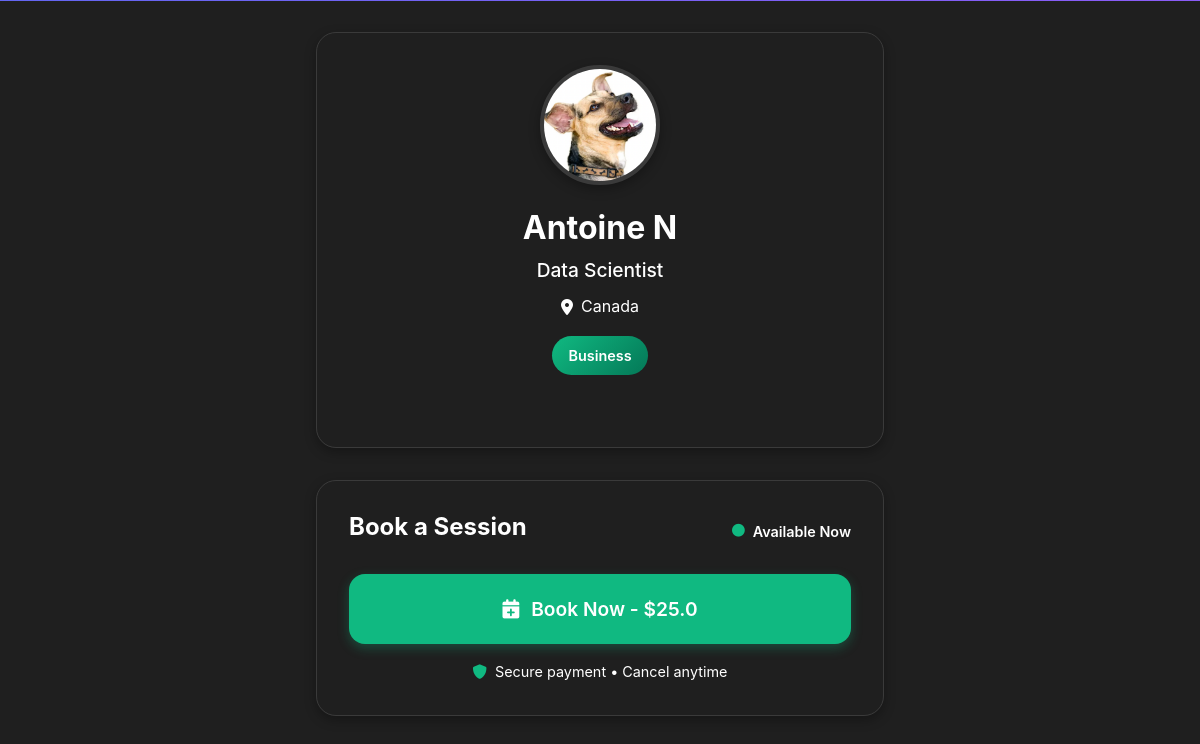
The page /user/antoine on the database its author committed.
### models.py (models this page shows, shortened)
class User(UserMixin, db.Model):
    id = db.Column(db.Integer, primary_key=True)
    username = db.Column(db.String(64), unique=True, nullable=False)
    email = db.Column(db.String(120), unique=True, nullable=False)
    password_hash = db.Column(db.String(256))
    full_name = db.Column(db.String(100))
    phone = db.Column(db.String(20))
    bio = db.Column(db.Text)
    industry = db.Column(db.String(100))
    profession = db.Column(db.String(100))
    skills = db.Column(db.String(200))  # Legacy field - keeping for backward compatibility
    skills_1 = db.Column(db.String(100))  # Primary skill
    skills_2 = db.Column(db.String(100))  # Secondary skill
    skills_3 = db.Column(db.String(100))  # Tertiary skill
    location = db.Column(db.String(100))
    background_image_url = db.Column(db.String(500))
    hourly_rate = db.Column(db.Float, default=0.0)
    currency = db.Column(db.String(3), default='USD')
    rating = db.Column(db.Float, default=0.0)
    rating_count = db.Column(db.Integer, default=0)
    is_available = db.Column(db.Boolean, default=True)
    is_featured_user = db.Column(db.Boolean, default=False)
    created_at = db.Column(db.DateTime, default=datetime.now(EASTERN_TIMEZONE))
    specialty_tags = db.Column(db.Text)  # JSON string of specialty tags
    profile_picture = db.Column(db.String(255))  # Path to profile picture
    background_color = db.Column(db.String(7), default='#f7faff')  # Hex color code
    primary_color = db.Column(db.String(7), default='#667eea')  # Primary brand color
    secondary_color = db.Column(db.String(7), default='#764ba2')  # Secondary brand color
    font_family = db.Column(db.String(50), default='Inter')  # Font family preference
    font_size = db.Column(db.Integer, default=16)  # Font size preference
    profile_layout = db.Column(db.String(20), default='modern')  # Layout preference
    donation_text = db.Column(db.Text)  # Text for donation/booking info
    embedding = db.Column(db.LargeBinary)  # Store numpy array as binary
    linkedin_url = db.Column(db.String(200))
    twitter_url = db.Column(db.String(200))
    github_url = db.Column(db.String(200))
    instagram_url = db.Column(db.String(200))
    facebook_url = db.Column(db.String(200))
    youtube_url = db.Column(db.String(200))
    snapchat_url = db.Column(db.String(200))
    website_url = db.Column(db.String(200))
    stripe_account_id = db.Column(db.String(100))  # Stripe Connect account ID
    stripe_account_status = db.Column(db.String(50), default='pending')  # pending, active, restricted, disabled
    payout_enabled = db.Column(db.Boolean, default=False)  # Whether user can receive payouts
    payout_schedule = db.Column(db.String(20), default='weekly')  # daily, weekly, monthly
    total_earnings = db.Column(db.Float, default=0.0)  # Total earnings before platform fees
    total_payouts = db.Column(db.Float, default=0.0)  # Total amount paid out
    pending_balance = db.Column(db.Float, default=0.0)  # Current pending balance
    language = db.Column(db.String(10), default='en')  # Language preference
    timezone = db.Column(db.String(50), default='America/New_York')  # Timezone preference
    email_notifications = db.Column(db.Boolean, default=True)  # Email notifications preference
    service_description = db.Column(db.Text)  # Description of 1-on-1 sessions
    session_duration = db.Column(db.Integer, default=30)  # Session duration in minutes
    content_description = db.Column(db.Text)  # Description of premium content
    content_categories = db.Column(db.String(200))  # Categories of content offered
    google_calendar_connected = db.Column(db.Boolean, default=False)  # Whether user has connected Google Calendar
    google_calendar_token = db.Column(db.Text)  # Encrypted Google Calendar access token
    google_calendar_refresh_token = db.Column(db.Text)  # Encrypted Google Calendar refresh token
    google_calendar_id = db.Column(db.String(100))  # Primary Google Calendar ID to sync with
    referral_code = db.Column(db.String(20), unique=True)  # User's unique referral code
    referred_by = db.Column(db.Integer, db.ForeignKey('user.id'))  # User who referred this user
    total_referral_earnings = db.Column(db.Float, default=0.0)  # Total earnings from referrals
    referral_count = db.Column(db.Integer, default=0)  # Number of successful referrals

### routes.py (the view)
@app.route('/user/<username>')
def public_user_profile(username):
    user = User.query.filter_by(username=username).first_or_404()
    availability_rules = AvailabilityRule.query.filter_by(user_id=user.id).all()
    return render_template('user_profile_ultra_simple.html', user=user, availability_rules=availability_rules)

### templates/user_profile_ultra_simple.html (shortened to what this page needs)
<!DOCTYPE html>
<html lang="en">
<head>
    <link href="https://cdn.jsdelivr.net/npm/bootstrap@5.3.0/dist/css/bootstrap.min.css" rel="stylesheet">
    <link rel="stylesheet" href="https://cdnjs.cloudflare.com/ajax/libs/font-awesome/6.0.0/css/all.min.css">
    <link rel="stylesheet" href="{{ url_for('static', filename='css/style.css') }}">
    <link rel="stylesheet" href="{{ url_for('static', filename='css/profile.css') }}">
</head>
<body>
    <div class="profile-container">
        <div class="profile-header">
            <div class="profile-image-container">
                <img src="{{ user.profile_picture or url_for('static', filename='img/default-avatar.svg') }}"
                     alt="{{ user.full_name or user.username }}"
                     class="profile-hero-image">
            </div>
            <h1 class="profile-hero-name">{{ user.full_name or user.username }}</h1>
            {% if user.profession %}
            <p class="profile-hero-title">{{ user.profession }}</p>
            {% endif %}
            {% if user.location %}
            <p class="profile-hero-location">
                <i class="fas fa-map-marker-alt"></i>
                {{ user.location }}
            </p>
            {% endif %}
            {% if user.industry %}
            <div class="industry-badge">{{ user.industry }}</div>
            {% endif %}
        </div>
        <div class="booking-section">
            <div class="booking-header">
                <h2 class="booking-title">Book a Session</h2>
                <div class="availability-status">
                    <i class="fas fa-circle"></i>
                    <span>Available Now</span>
                </div>
            </div>
            {% if current_user.is_authenticated %}
            <a href="{{ url_for('user_booking_times', username=user.username) }}" class="book-now-btn">
                <i class="fas fa-calendar-plus"></i>
                <span>Book Now - ${{ user.hourly_rate or 0 }}</span>
            </a>
            {% else %}
            <button class="book-now-btn" onclick="showLoginModal()">
                <i class="fas fa-calendar-plus"></i>
                <span>Book Now - ${{ user.hourly_rate or 0 }}</span>
            </button>
            {% endif %}
            <div class="booking-footer">
                <p class="booking-note">
                    <i class="fas fa-shield-alt"></i>
                    Secure payment • Cancel anytime
                </p>
            </div>
        </div>
    </div>
</body>
</html>

### static/css/profile.css (style rules this page uses)
* { box-sizing: border-box; }
.profile-container { max-width: 1200px; margin: 0 auto; padding: 1rem; background: #1f1f1f !important; min-height: 100vh; color: #ffffff; }
.profile-container * { color: inherit; }
.profile-container h1, .profile-container h2, .profile-container h3, .profile-container h4, .profile-container h5, .profile-container h6 { color: #ffffff !important; }
.profile-container p, .profile-container span, .profile-container div { color: #ffffff !important; }
.profile-container, .profile-container > *, .profile-container .profile-header, .profile-container .profile-content, .profile-container .services-section, .profile-container .booking-section, .profile-container .testimonials-section { background: transparent !important; }
body { background: #1f1f1f !important; }
.profile-header { background: #2a2a2a; border-radius: 16px; padding: 2rem; margin-bottom: 1.5rem; box-shadow: 0 2px 8px rgba(0, 0, 0, 0.3); border: 1px solid #3a3a3a; color: #ffffff; text-align: center; }
.profile-image-container { position: relative; margin-bottom: 1.5rem; display: inline-block; }
.profile-hero-image { width: 120px; height: 120px; border-radius: 50%; object-fit: cover; border: 4px solid #3a3a3a; box-shadow: 0 4px 12px rgba(0, 0, 0, 0.3); }
.profile-hero-name { font-size: 1.75rem; font-weight: 700; color: #ffffff; margin: 0 0 0.5rem 0; line-height: 1.3; }
.profile-hero-title { font-size: 1.1rem; font-weight: 500; margin: 0 0 0.5rem 0; color: #9ca3af; }
.profile-hero-location { font-size: 1rem; margin: 0 0 1.5rem 0; display: flex; align-items: center; justify-content: center; gap: 0.5rem; color: #9ca3af; }
.booking-section { background: #2a2a2a; border-radius: 16px; padding: 1.5rem; margin-bottom: 1.5rem; box-shadow: 0 2px 8px rgba(0, 0, 0, 0.3); border: 1px solid #3a3a3a; color: #ffffff; }
.booking-header { display: flex; justify-content: space-between; align-items: center; margin-bottom: 1.5rem; }
.booking-title { font-size: 1.25rem; font-weight: 700; color: #ffffff; margin: 0; }
.availability-status { display: flex; align-items: center; gap: 0.5rem; color: #10b981; font-weight: 600; font-size: 0.9rem; }
.availability-status i { color: #10b981; font-size: 0.8rem; }
.book-now-btn { display: flex; align-items: center; justify-content: center; gap: 0.75rem; width: 100%; padding: 1rem 1.5rem; background: #10b981; color: white; border: none; border-radius: 12px; font-size: 1.1rem; font-weight: 600; text-decoration: none; margin-bottom: 1rem; }
.booking-footer { text-align: center; }
.booking-note { color: #9ca3af; font-size: 0.85rem; margin: 0; display: flex; align-items: center; justify-content: center; gap: 0.5rem; }
.booking-note i { color: #10b981; }
.industry-badge { display: inline-block; background: linear-gradient(135deg, #10b981 0%, #047857 100%); color: white; padding: 0.5rem 1rem; border-radius: 20px; font-weight: 600; font-size: 0.9rem; text-transform: capitalize; }
@media (min-width: 640px) { .profile-container { padding: 2rem; } }
@media (min-width: 768px) { .profile-container { padding: 2.5rem; } }
@media (min-width: 768px) { .profile-header { padding: 2.5rem; } }
@media (min-width: 768px) { .content-section, .services-section, .booking-section, .testimonials-section { padding: 2rem; } }
@media (min-width: 768px) { .profile-hero-image { width: 150px; height: 150px; } }
@media (min-width: 768px) { .profile-hero-name { font-size: 2rem; } }
@media (min-width: 1024px) { .profile-container { padding: 3rem; } }
@media (min-width: 1024px) { .profile-hero-image { width: 180px; height: 180px; } }
@media (min-width: 1024px) { .profile-hero-name { font-size: 2.25rem; } }

### rows shown on the page
User: profile_picture (picture), full_name "Antoine N", profession "Data Scientist", location "Canada", industry "Business", hourly_rate "25.0"
